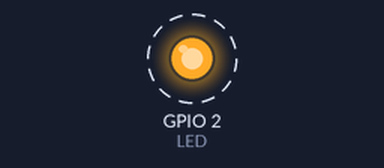
A program run on a simulated ESP32. On the bench: output pins drawn as LEDs (lit = HIGH). Dashed ring = blinking. What the program prints to the serial monitor is not drawn.

Above: at 0.1 s.
Timing chart, 0 to 3.0 s (numbered marks = the images above):
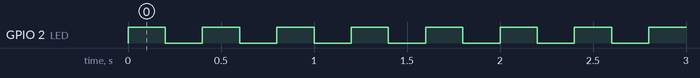

Measured:
- by itself, GPIO 2 (LED): alternates HIGH for 0.20 s and LOW for 0.20 s

The program:

main.cpp
```cpp
/************************************************************
* Exemplo 01 - Criação de Tasks no FreeRTOS
* Objetivo:
*      Criar uma Task para Blink Led
*      Criar uma Task para Imprimir no monitor serial
* Por: Matheus Sousa
************************************************************/

/* Biblioteca Arduino Core */
#include <Arduino.h>

/* Bibliotecas FreeRTOS */
#include "freertos/FreeRTOS.h"
#include "freertos/task.h"

/* Macros */
#define LED 2

/* Definições */
TaskHandle_t xTask1Handle = NULL;
TaskHandle_t xTask2Handle = NULL;

/* Protótipos */
void vTaks1(void *pvParameters);
void vTask2(void *pvParameters);


/**
 * Task Setup
 *
 */
void setup(void)
{
    Serial.begin(9600);

    xTaskCreate(vTaks1, "TASK1", configMINIMAL_STACK_SIZE, NULL, 1, &xTask1Handle);
    xTaskCreate(vTask2, "TASK2", configMINIMAL_STACK_SIZE + 1024, NULL, 2, &xTask2Handle);
}


/**
 * Task Loop
 *
 */
void loop(void)
{
    vTaskDelay(pdMS_TO_TICKS(10000)); // Usada para liberar a CPU
}


/**
 * Task 1
 *
 * Blink Led
 */
void vTaks1(void *pvParameters)
{
    pinMode(LED, OUTPUT);

    for (;;)
    {
        digitalWrite(LED, !digitalRead(LED));
        vTaskDelay(pdMS_TO_TICKS(200));
    }
}


/**
 * Task 2
 *
 * Imprime um contador na Serial
 */
void vTask2(void *pvParameters)
{
    uint32_t ulCount = 0;

    for (;;)
    {
        Serial.println("Task 2: " + String(ulCount));
        ulCount++;
        vTaskDelay(pdMS_TO_TICKS(200));
    }
}
```
